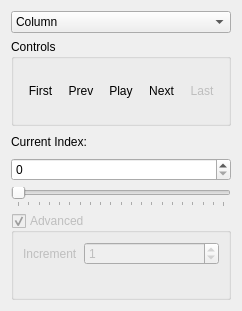
<?xml version="1.0" encoding="UTF-8"?>
<ui version="4.0">
 <class>GetMatrixSlice</class>
 <widget class="QDialog" name="GetMatrixSlice">
  <property name="geometry">
   <rect>
    <x>0</x>
    <y>0</y>
    <width>242</width>
    <height>311</height>
   </rect>
  </property>
  <property name="minimumSize">
   <size>
    <width>188</width>
    <height>296</height>
   </size>
  </property>
  <property name="windowTitle">
   <string>Dialog</string>
  </property>
  <layout class="QVBoxLayout" name="verticalLayout">
   <item>
    <widget class="QComboBox" name="rowColumnComboBox_">
     <property name="currentIndex">
      <number>1</number>
     </property>
     <item>
      <property name="text">
       <string>Row</string>
      </property>
     </item>
     <item>
      <property name="text">
       <string>Column</string>
      </property>
     </item>
    </widget>
   </item>
   <item>
    <widget class="QGroupBox" name="groupBox">
     <property name="title">
      <string>Controls</string>
     </property>
     <property name="alignment">
      <set>Qt::AlignLeading|Qt::AlignLeft|Qt::AlignTop</set>
     </property>
     <layout class="QHBoxLayout" name="horizontalLayout">
      <item>
       <widget class="QToolButton" name="firstIndexButton_">
        <property name="minimumSize">
         <size>
          <width>30</width>
          <height>0</height>
         </size>
        </property>
        <property name="toolTip">
         <string>Jump to first index</string>
        </property>
        <property name="text">
         <string>First</string>
        </property>
        <property name="autoRaise">
         <bool>true</bool>
        </property>
       </widget>
      </item>
      <item>
       <widget class="QToolButton" name="previousIndexButton_">
        <property name="minimumSize">
         <size>
          <width>30</width>
          <height>0</height>
         </size>
        </property>
        <property name="toolTip">
         <string>Step backward one index</string>
        </property>
        <property name="text">
         <string>Prev</string>
        </property>
        <property name="autoRaise">
         <bool>true</bool>
        </property>
       </widget>
      </item>
      <item>
       <widget class="QToolButton" name="playButton_">
        <property name="minimumSize">
         <size>
          <width>30</width>
          <height>0</height>
         </size>
        </property>
        <property name="text">
         <string>Play</string>
        </property>
        <property name="autoRaise">
         <bool>true</bool>
        </property>
       </widget>
      </item>
      <item>
       <widget class="QToolButton" name="nextIndexButton_">
        <property name="enabled">
         <bool>true</bool>
        </property>
        <property name="minimumSize">
         <size>
          <width>30</width>
          <height>0</height>
         </size>
        </property>
        <property name="toolTip">
         <string>Step forward one index</string>
        </property>
        <property name="text">
         <string>Next</string>
        </property>
        <property name="autoRaise">
         <bool>true</bool>
        </property>
       </widget>
      </item>
      <item>
       <widget class="QToolButton" name="lastIndexButton_">
        <property name="enabled">
         <bool>false</bool>
        </property>
        <property name="minimumSize">
         <size>
          <width>30</width>
          <height>0</height>
         </size>
        </property>
        <property name="toolTip">
         <string>Jump to last index</string>
        </property>
        <property name="text">
         <string>Last</string>
        </property>
        <property name="autoRaise">
         <bool>true</bool>
        </property>
       </widget>
      </item>
     </layout>
    </widget>
   </item>
   <item>
    <widget class="QLabel" name="label">
     <property name="maximumSize">
      <size>
       <width>16777215</width>
       <height>20</height>
      </size>
     </property>
     <property name="text">
      <string>Current Index:</string>
     </property>
    </widget>
   </item>
   <item>
    <widget class="QSpinBox" name="indexSpinBox_">
     <property name="maximum">
      <number>1000</number>
     </property>
    </widget>
   </item>
   <item>
    <widget class="QSlider" name="indexSlider_">
     <property name="maximum">
      <number>1000</number>
     </property>
     <property name="orientation">
      <enum>Qt::Horizontal</enum>
     </property>
     <property name="tickPosition">
      <enum>QSlider::TicksBelow</enum>
     </property>
     <property name="tickInterval">
      <number>50</number>
     </property>
    </widget>
   </item>
   <item>
    <widget class="QGroupBox" name="advancedGroupBox_">
     <property name="enabled">
      <bool>false</bool>
     </property>
     <property name="title">
      <string>Advanced</string>
     </property>
     <property name="checkable">
      <bool>true</bool>
     </property>
     <layout class="QFormLayout" name="formLayout">
      <item row="0" column="0">
       <widget class="QLabel" name="label_2">
        <property name="text">
         <string>Increment</string>
        </property>
       </widget>
      </item>
      <item row="0" column="1">
       <widget class="QSpinBox" name="indexIncrementSpinBox_">
        <property name="value">
         <number>1</number>
        </property>
       </widget>
      </item>
     </layout>
    </widget>
   </item>
  </layout>
 </widget>
 <resources/>
 <connections>
  <connection>
   <sender>indexSlider_</sender>
   <signal>valueChanged(int)</signal>
   <receiver>indexSpinBox_</receiver>
   <slot>setValue(int)</slot>
   <hints>
    <hint type="sourcelabel">
     <x>98</x>
     <y>143</y>
    </hint>
    <hint type="destinationlabel">
     <x>98</x>
     <y>108</y>
    </hint>
   </hints>
  </connection>
  <connection>
   <sender>indexSpinBox_</sender>
   <signal>valueChanged(int)</signal>
   <receiver>indexSlider_</receiver>
   <slot>setValue(int)</slot>
   <hints>
    <hint type="sourcelabel">
     <x>98</x>
     <y>108</y>
    </hint>
    <hint type="destinationlabel">
     <x>98</x>
     <y>143</y>
    </hint>
   </hints>
  </connection>
  <connection>
   <sender>advancedGroupBox_</sender>
   <signal>clicked(bool)</signal>
   <receiver>indexIncrementSpinBox_</receiver>
   <slot>setEnabled(bool)</slot>
   <hints>
    <hint type="sourcelabel">
     <x>93</x>
     <y>172</y>
    </hint>
    <hint type="destinationlabel">
     <x>121</x>
     <y>174</y>
    </hint>
   </hints>
  </connection>
 </connections>
</ui>
